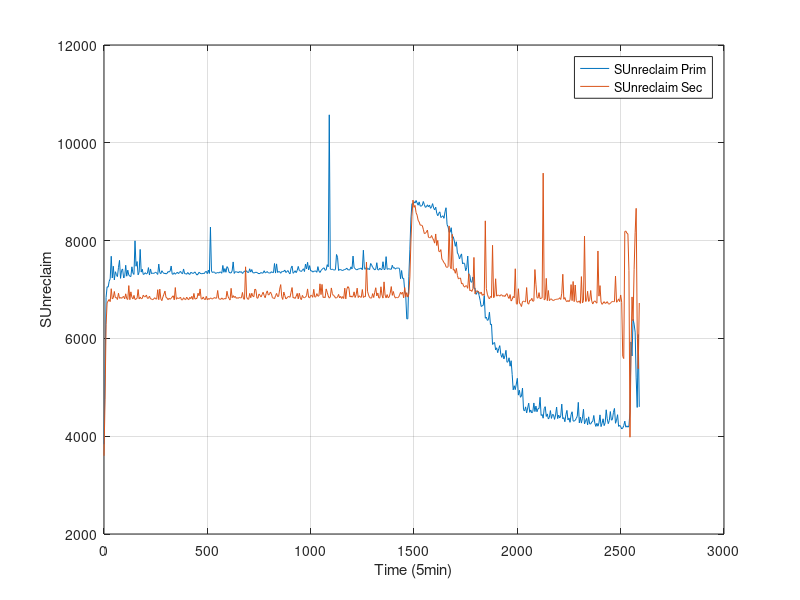

Source code (MATLAB):
#! /usr/bin/octave -qf
fig = figure;
data = dlmread("finput.txt"," ");
data_sec = dlmread("finput_sec.txt"," ");
size(data);
size(data_sec);
set(fig, "visible", "off");

time =  data(:,1);
MemTotal =  data(:,2);
MemFree =  data(:,3);
Buffers =  data(:,4);
Cached =  data(:,5);
SwapCached =  data(:,6);
Active =  data(:,7);
Inactive =  data(:,8);
SwapTotal =  data(:,9);
SwapFree =  data(:,10);
Dirty =  data(:,11);
Writeback =  data(:,12);
AnonPages =  data(:,13);
Mapped =  data(:,14);
Slab =  data(:,15);
SReclaimable =  data(:,16);
SUnreclaim =  data(:,17);
PageTables =  data(:,18);
NFS_Unstable =  data(:,19);
Bounce =  data(:,20);
WritebackTmp =  data(:,21);
CommitLimit =  data(:,22);
Committed_AS =  data(:,23);
VmallocTotal =  data(:,24);
VmallocUsed =  data(:,25);
VmallocChunk =  data(:,26);

time_sec =  data_sec(:,1);
MemTotal_sec =  data_sec(:,2);
MemFree_sec =  data_sec(:,3);
Buffers_sec =  data_sec(:,4);
Cached_sec =  data_sec(:,5);
SwapCached_sec =  data_sec(:,6);
Active_sec =  data_sec(:,7);
Inactive_sec =  data_sec(:,8);
SwapTotal_sec =  data_sec(:,9);
SwapFree_sec =  data_sec(:,10);
Dirty_sec =  data_sec(:,11);
Writeback_sec =  data_sec(:,12);
AnonPages_sec =  data_sec(:,13);
Mapped_sec =  data_sec(:,14);
Slab_sec =  data_sec(:,15);
SReclaimable_sec =  data_sec(:,16);
SUnreclaim_sec =  data_sec(:,17);
PageTables_sec =  data_sec(:,18);
NFS_Unstable_sec =  data_sec(:,19);
Bounce_sec =  data_sec(:,20);
WritebackTmp_sec =  data_sec(:,21);
CommitLimit_sec =  data_sec(:,22);
Committed_AS_sec =  data_sec(:,23);
VmallocTotal_sec =  data_sec(:,24);
VmallocUsed_sec =  data_sec(:,25);
VmallocChunk_sec =  data_sec(:,26);


plot(time,SUnreclaim,";SUnreclaim Prim;",time,SUnreclaim_sec,";SUnreclaim Sec;"), grid

xlabel("Time (5min)");
ylabel("SUnreclaim");
print("SUnreclaim.png", "-dpng");


